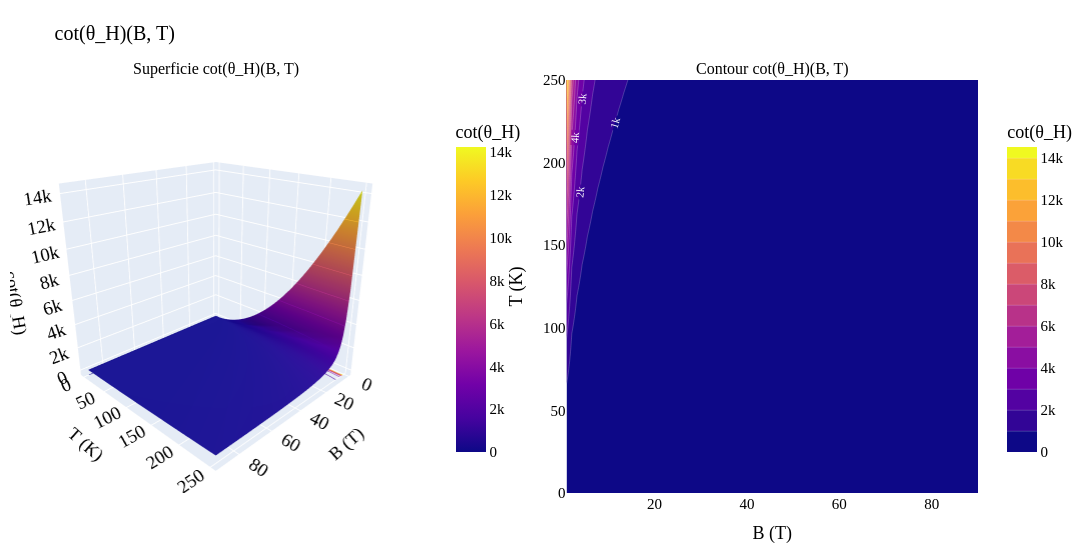

Notebook code for this chart:
### Markdown cell above
---
## Cotangente dell'angolo di Hall $\cot\theta_H(B, T)$

$\cot\theta_H = \dfrac{\sigma_{xx}}{\sigma_{xy}}$

### Code cell
plot_observable_4panel(cot_H_grid,
                       name='cot(θ_H)', name_tex=r'$\cot\theta_H$',
                       label_plain='cot(θ_H)', label_tex=r'$\cot\theta_H$',
                       cmap='Plasma',
                       B_grid_1d=B_grid_1d, T_grid_1d=T_grid_1d)

### Figure 1 — Plotly figure (JSON) as saved in the notebook; plotly's stock layout.template omitted (floating-point values rounded to 4 significant figures; data arrays with more than 128 entries replaced by an {"elided": "..."} marker saying what was removed)
{"data": [{"colorbar": {"len": 0.85, "title": {"text": "cot(θ_H)"}, "x": 0.45, "y": 0.5}, "colorscale": [[0, "#0d0887"], [0.1111, "#46039f"], [0.2222, "#7201a8"], [0.3333, "#9c179e"], [0.4444, "#bd3786"], [0.5556, "#d8576b"], [0.6667, "#ed7953"], [0.7778, "#fb9f3a"], [0.8889, "#fdca26"], [1, "#f0f921"]], "contours": {"z": {"highlightcolor": "white", "project": {"z": true}, "show": true, "usecolormap": true}}, "hovertemplate": "B = %{x:.1f} T<br>T = %{y:.1f} K<br>cot(θ_H) = %{z:.4g}<extra></extra>", "scene": "scene", "type": "surface", "x": [1, 2.127, 3.253, 4.38, 5.506, 6.633, 7.759, 8.886, 10.01, 11.14, 12.27, 13.39, 14.52, 15.65, 16.77, 17.9, 19.03, 20.15, 21.28, 22.41, 23.53, 24.66, 25.78, 26.91, 28.04, 29.16, 30.29, 31.42, 32.54, 33.67, 34.8, 35.92, 37.05, 38.18, 39.3, 40.43, 41.56, 42.68, 43.81, 44.94, 46.06, 47.19, 48.32, 49.44, 50.57, 51.7, 52.82, 53.95, 55.08, 56.2, 57.33, 58.46, 59.58, 60.71, 61.84, 62.96, 64.09, 65.22, 66.34, 67.47, 68.59, 69.72, 70.85, 71.97, 73.1, 74.23, 75.35, 76.48, 77.61, 78.73, 79.86, 80.99, 82.11, 83.24, 84.37, 85.49, 86.62, 87.75, 88.87, 90], "y": {"elided": "200 float values"}, "z": {"elided": "200x80 float values"}}, {"autocontour": true, "colorbar": {"len": 0.85, "title": {"text": "cot(θ_H)"}, "x": 1.02, "y": 0.5}, "colorscale": [[0, "#0d0887"], [0.1111, "#46039f"], [0.2222, "#7201a8"], [0.3333, "#9c179e"], [0.4444, "#bd3786"], [0.5556, "#d8576b"], [0.6667, "#ed7953"], [0.7778, "#fb9f3a"], [0.8889, "#fdca26"], [1, "#f0f921"]], "contours": {"end": 14000, "labelfont": {"color": "white", "size": 11}, "showlabels": true, "size": 1000, "start": 1000}, "hovertemplate": "B = %{x:.1f} T<br>T = %{y:.1f} K<br>cot(θ_H) = %{z:.4g}<extra></extra>", "line": {"color": "rgba(255,255,255,0.4)", "width": 0.5}, "type": "contour", "x": [1, 2.127, 3.253, 4.38, 5.506, 6.633, 7.759, 8.886, 10.01, 11.14, 12.27, 13.39, 14.52, 15.65, 16.77, 17.9, 19.03, 20.15, 21.28, 22.41, 23.53, 24.66, 25.78, 26.91, 28.04, 29.16, 30.29, 31.42, 32.54, 33.67, 34.8, 35.92, 37.05, 38.18, 39.3, 40.43, 41.56, 42.68, 43.81, 44.94, 46.06, 47.19, 48.32, 49.44, 50.57, 51.7, 52.82, 53.95, 55.08, 56.2, 57.33, 58.46, 59.58, 60.71, 61.84, 62.96, 64.09, 65.22, 66.34, 67.47, 68.59, 69.72, 70.85, 71.97, 73.1, 74.23, 75.35, 76.48, 77.61, 78.73, 79.86, 80.99, 82.11, 83.24, 84.37, 85.49, 86.62, 87.75, 88.87, 90], "xaxis": "x", "y": {"elided": "200 float values"}, "yaxis": "y", "z": {"elided": "200x80 float values"}}], "layout": {"annotations": [{"font": {"size": 16}, "showarrow": false, "text": "Superficie cot(θ_H)(B, T)", "x": 0.2125, "xanchor": "center", "xref": "paper", "y": 1, "yanchor": "bottom", "yref": "paper"}, {"font": {"size": 16}, "showarrow": false, "text": "Contour cot(θ_H)(B, T)", "x": 0.7875, "xanchor": "center", "xref": "paper", "y": 1, "yanchor": "bottom", "yref": "paper"}], "font": {"color": "black", "family": "serif", "size": 15}, "height": 550, "margin": {"b": 10, "l": 10, "r": 10, "t": 80}, "scene": {"aspectmode": "auto", "aspectratio": {"x": 1, "y": 1, "z": 1}, "camera": {"eye": {"x": 1.6, "y": 1.6, "z": 0.9}}, "domain": {"x": [0, 0.425], "y": [0, 1]}, "xaxis": {"title": {"text": "B (T)"}, "type": "linear"}, "yaxis": {"title": {"text": "T (K)"}, "type": "linear"}, "zaxis": {"title": {"text": "cot(θ_H)"}, "type": "linear"}}, "title": {"font": {"color": "black", "family": "serif", "size": 20}, "text": "cot(θ_H)(B, T)"}, "width": 1200, "xaxis": {"anchor": "y", "autorange": true, "domain": [0.575, 1], "range": [1, 90], "title": {"text": "B (T)"}, "type": "linear"}, "yaxis": {"anchor": "x", "autorange": true, "domain": [0, 1], "range": [0, 250], "title": {"text": "T (K)"}, "type": "linear"}}}
